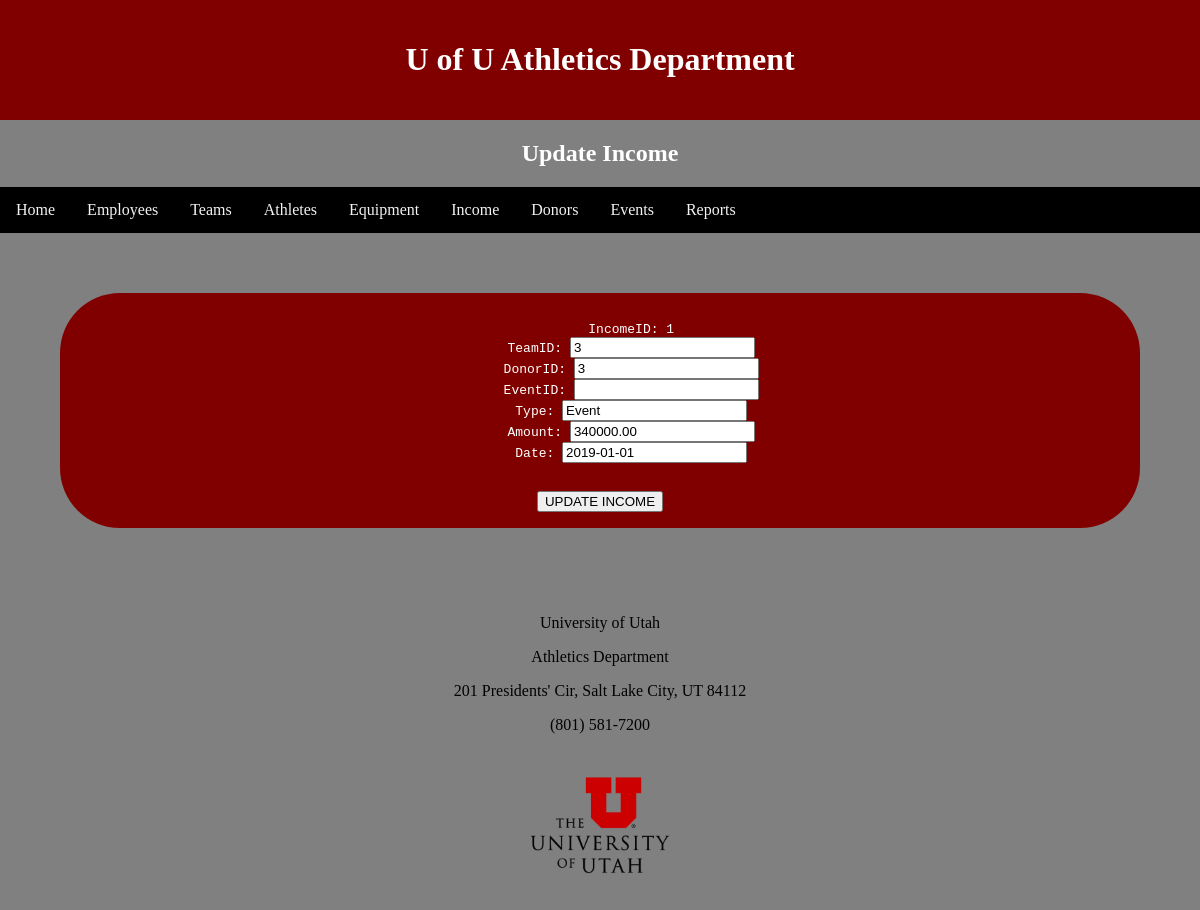
Page /Pages/update/update-income.php?IncomeID=1 (signed in) on the committed database.
### tables this page shows
CREATE TABLE IF NOT EXISTS `income` (
  `IncomeID` int NOT NULL AUTO_INCREMENT,
  `TeamID` int DEFAULT NULL,
  `DonorID` int DEFAULT NULL,
  `EventID` int DEFAULT NULL,
  `Type` varchar(30) NOT NULL,
  `Amount` decimal(9,2) NOT NULL,
  `Date` date NOT NULL,
  PRIMARY KEY (`IncomeID`),
  KEY `FK_Income_TeamID` (`TeamID`),
  KEY `FK_Income_DonorID` (`DonorID`),
  KEY `FK_Income_EventID` (`EventID`)
);

### Pages/Update/update-income.php (the view, shortened to what this page needs)
<html>
	<head>
		<link rel='stylesheet' href='../../styles/projectstyles.css'>
	</head>
	<body>
			<?php
			require_once '../components/header.php';
			?>
		  <h2>Update Income</h2>
			<?php
			require_once '../components/topnavsub.php';
			?>
<?php
require_once '../../database/DBlogin.php';
$conn = new mysqli($hn, $un, $pw, $db);
if(isset($_GET['IncomeID'])){
$IncomeID = $_GET['IncomeID'];
$query = "SELECT * FROM income where IncomeID=$IncomeID ";
$result = $conn->query($query);
$rows = $result->num_rows;
for($j=0; $j<$rows; ++$j)
{
	$row = $result->fetch_array(MYSQLI_ASSOC);
echo <<<_END
	<form id="form1" action='../update/update-income.php' method='post'>
	<pre>
	IncomeID: $row[IncomeID]
	TeamID: <input type='text' name='TeamID' value='$row[TeamID]'>
	DonorID: <input type='text' name='DonorID' value='$row[DonorID]'>
	EventID: <input type='text' name='EventID' value='$row[EventID]'>
	Type: <input type='text' name='Type' value='$row[Type]'>
	Amount: <input type='text' name='Amount' value='$row[Amount]'>
	Date: <input type='text' name='Date' value='$row[Date]'>
	</pre>
		<input type='hidden' name='update' value='yes'>
		<input type='hidden' name='IncomeID' value='$row[IncomeID]'>
		<input type='submit' value='UPDATE INCOME'>
	</form>
_END;
}
}
?>
<?php
require_once '../components/footer.php';
?>

### Styles/projectstyles.css (style rules this page uses)
body { background-color: gray; }
h1, h2 { color: white; text-align: center; }
* { box-sizing: border-box; }
body { margin: 0; }
#form1 { background-color: maroon; margin: auto; color: white; text-align: center; padding: 16px 10px; border-radius: 60px; margin: 60px; }

### rows in the picture
income: IncomeID "1", TeamID "3", DonorID "3", Type "Event", Amount "340000.00", Date "2019-01-01"
